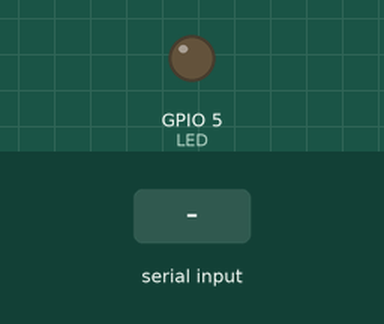
Recording of a sketch running on a simulated ESP32. Shown: output pins drawn as LEDs (lit = HIGH). Inputs (shaded band) come from the test bench. What the sketch prints to the serial monitor is not drawn.

Above: at 1.2 s.
1.3 s: "PWM(\n" received over Serial
At 1.8 s:
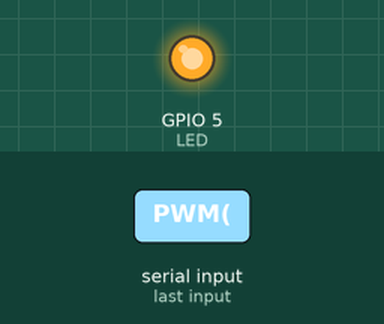
2.8 s: "ADC\n" received over Serial
Timing chart, 0 to 5.8 s (numbered marks = the images above; inputs shaded):
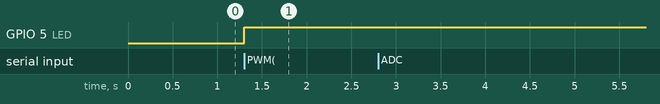

Measured:
- after the input at 1.3 s, GPIO 5 (LED): LOW → HIGH at once
- after the input at 2.8 s, every drawn part: stays the same

The sketch:

P1_4.ino
```cpp
#include <HardwareSerial.h>

// Potenciometro conectado a GPIO 34 (Analog ADC1_CH6)
const int potPin = 34;

//Pin del LED para comprobar el correcto funcionamiento del PWM
const int LED = 5;

//Contador para la interrupción. Se define volatile para evitar la eliminación por parte del compilador
//al compartirse por dos ciclos
volatile int counter;

// variable para almacenar valor de potenciometro
float potVal = 0;
float potValor = 0;

//variable para almacenar el retraso para mostrar el valor del ADC
int retraso = 0;

//variable para almacenar el duty del PWM
int duty = 0;

//Propiedades del PWM
const int frecuencia = 5000;
const int canal = 0; //Canales disponibles del 0 al 15
const int resolucion = 8; //de 8 bits de 0 a 255

//Variable para almacenar dato de UART
String dato;
String datov;
String datocorto;
boolean TransmisionCompleta = false;

//Para configurar el temporizador necesario un puntero a este tipo de variable
hw_timer_t * tempo = NULL;

//Para la sincronización entre el bucle principal y el de ISR(interrupt service routine)
portMUX_TYPE tempoMux = portMUX_INITIALIZER_UNLOCKED;

void IRAM_ATTR ftemp() {
  // debe tener el atributo IRAM_ATTR para que el compilador coloque el código en la RAM interna
  //Como variable counter compartida con el bucle principal el aumento se hará dentro de una sección crítica
  portENTER_CRITICAL_ISR(&tempoMux);
  counter++; //Indica al bucle principal que ha ocurrido una interrupción
  portEXIT_CRITICAL_ISR(&tempoMux);
}

void setup() {
  Serial.begin(115200); //Inicializamos la UART
  analogSetPinAttenuation(potPin,ADC_11db);// Es la atenuación correspondiente para una entrada de 3.3V

  //Correspondiente a la interrupción
  tempo = timerBegin(0, 80, true); //inicialización del temporizador.
                                   //Primero se mete el número del temporizador a utilizar
                                   //el valor del preescalado. La frecuencia de ESP32 es 80 MHz si ponemos preescaler de 80
                                   //el contador del temporizador incrementará 1 000 000 veces por segundo. Inviertiendo
                                   //se sabe que el contador se incrementará a cada microsegundo.
                                   //el flag que indica si contar hacia arriba o abajo, true hacia arriba y false hacia abajo
  timerAttachInterrupt(tempo, &ftemp, true);//vinculación del temporizador a una función de manejo
                                            //primero se mete la varibale global
                                            //la dirección de la función de manejo
                                            //true(interrución edge triggered) o false (interrupción de level triggered)
                                            //Edge triggered: El circuito se activa en el flanco negativo o positivo de la señal del reloj.
                                            //Level triggered: El circuito se activará cuando el impulso de reloj o activación esté en un nivel particular.


  //Correspondiente al PWM
  ledcSetup(canal, frecuencia, resolucion); //Se configura la funcionalidad PWM
  ledcAttachPin(LED,canal); //Asociamos el canal al puerto del LED
}

void serialEvent() {
  while (Serial.available()) {
    char CharEntrada = Serial.read(); //Leer un byte del puerto serial
    dato += CharEntrada;  //Agregar el char anterior al string
    if (CharEntrada == '\n') {  //Si se detecta un fin de linea
      dato.trim(); //Quito saltos de linea al final
      datov = dato; //Me guardo el dato actual en otra variable para solo cambiar de ejecución si cambia dato
      dato = "";// Reseteo dato para poder volver a rellenarlo
      TransmisionCompleta = true;  //Se indica al programa que el usuario termino de ingresar la informacion
    }
  }
}


void loop(){
  if (TransmisionCompleta){
    if(datov.equals("ADC")){
      potVal = analogRead(potPin); //Leo el puerto analógico del potenciómetro
      potValor = potVal * (3.3/4095); // Conversión referente al ADC (4095 porque cogemos todo el rango al tener la attenuación de 11dB)
      Serial.print("El valor leido del ADC es: ");
      Serial.println(potValor);//Muestro el valor por el monitor serie
      TransmisionCompleta = false;  //Limpiar la bandera
    }else if (datov.indexOf("ADC(") == 0){
         datocorto = datov.substring(4,6);//Me quedo con el dato después del parentesis
         retraso = datocorto.toInt(); //Paso el dato a entero para poder tratarlo
         if(retraso != 0){
           timerAlarmWrite(tempo, retraso*1000000, true);//Para indicar la frecuencia de interrupciones
                                                         //variable global
                                                         //el valor teniendo en cuenta el prescaler
                                                         //flag para indiciar si se vuelve a cargar el contardor cuando
                                                         //se dispara una interrupción(true) o no(false)
            timerAlarmEnable(tempo);//habilitamos el temporizador pasando la variable como entrada
           if (counter > 0) {
              //Como variable counter compartida con el ISR el decrementar se hará dentro de una sección crítica
              portENTER_CRITICAL(&tempoMux);
              counter--; //Decrementamos para indicar que la interrupción ha sido reconocida y se va a manejar
              portEXIT_CRITICAL(&tempoMux);

              //Acciones a realizar cada vez que ocurra la interrupción
              potVal = analogRead(potPin); //Leo el puerto analógico del potenciómetro
              potValor = potVal * (3.3/4095); // Conversión referente al ADC (4095 porque cogemos todo el rango al tener la attenuación de 11dB)
              Serial.print("El valor leido del ADC es: ");
              Serial.println(potValor);//Muestro el valor por el monitor serie
          }
        }
     }else if (datov.indexOf("PWM(") == 0){
        datocorto = datov.substring(4,5);//Me quedo con el dato después del parentesis
        duty = datocorto.toInt(); //Paso el dato a entero para poder mapearlo
        duty = map(duty, 0, 9, 255, 0); //mapeo el rango 0-9 a 0-255);
        ledcWrite(canal,duty);  //creo PWM con el duty necesario
     }
  }


}
```
